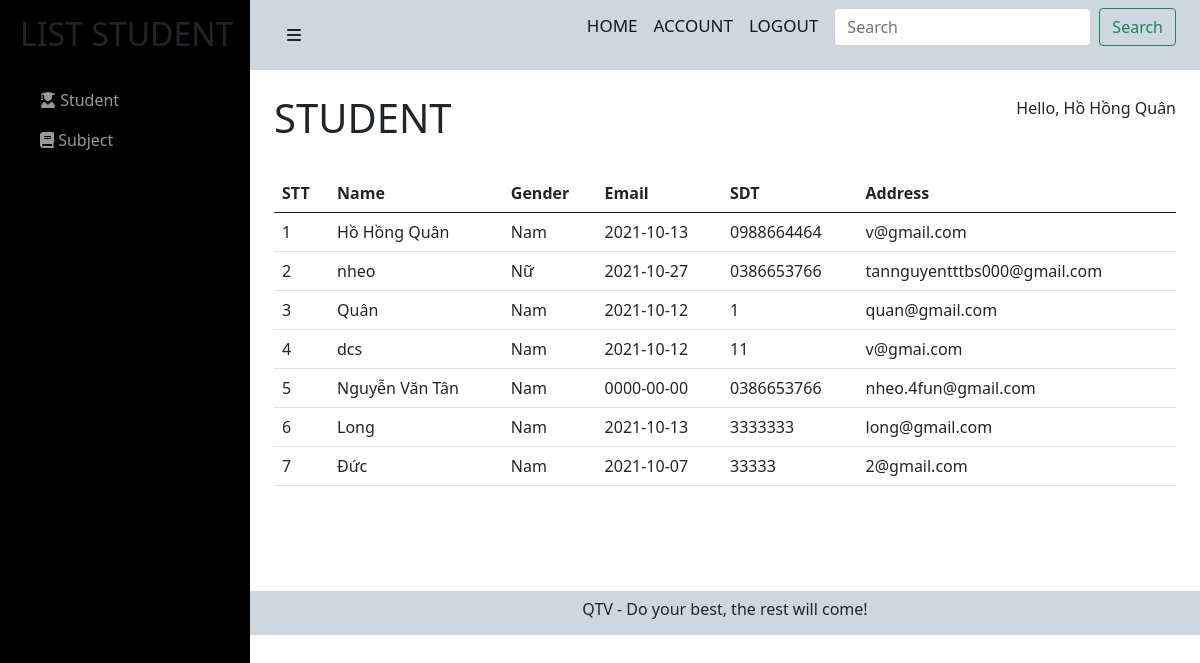
/admin/student/student.php (signed in), run on an earlier commit of the app's database.
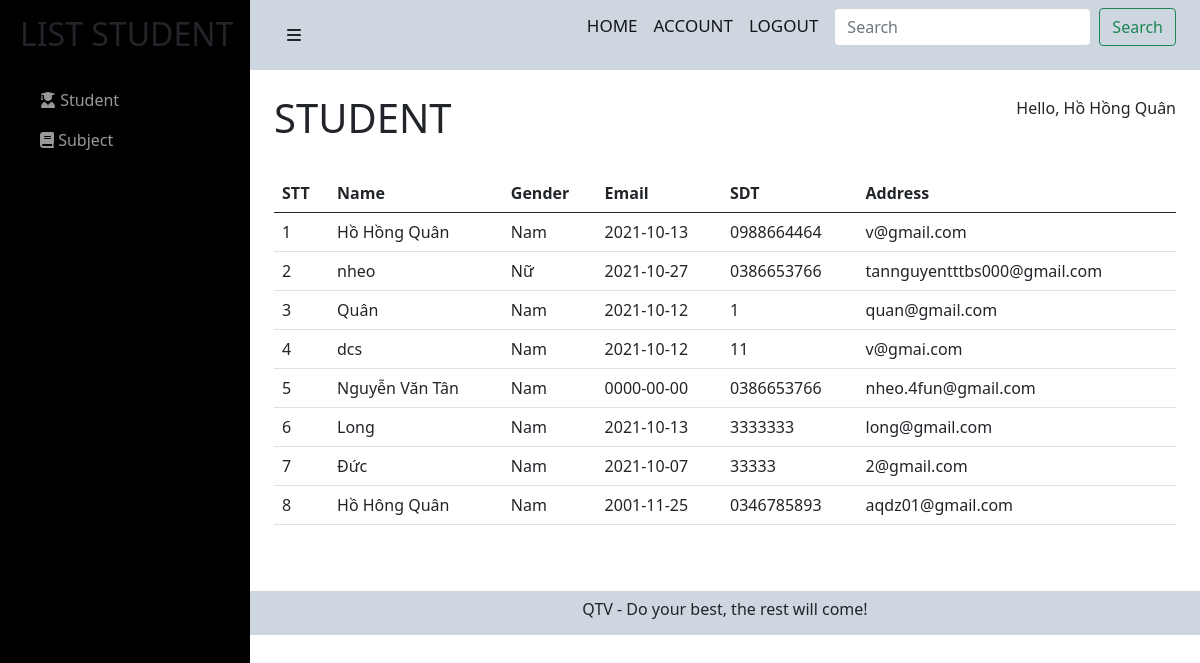
And on a later commit of the database.
### tables this page shows
CREATE TABLE `users` (
  `user_id` int(11) NOT NULL,
  `user_name` varchar(255) NOT NULL,
  `user_avatar` varchar(255) DEFAULT NULL,
  `user_gioitinh` tinyint(4) NOT NULL,
  `user_birthday` date NOT NULL,
  `user_phone` varchar(255) NOT NULL,
  `user_email` varchar(255) NOT NULL,
  `user_pass` varchar(255) NOT NULL,
  `user_level` int(11) NOT NULL,
  `status` tinyint(4) NOT NULL,
  `code` varchar(255) NOT NULL,
  `code_forgot` varchar(255) NOT NULL
);

### admin/student/student.php (the view, shortened to what this page needs)
<?php include('../../config/config.php');
?>
<link href="https://cdn.jsdelivr.net/npm/bootstrap@5.0.2/dist/css/bootstrap.min.css" rel="stylesheet">
<link rel="stylesheet" href="https://cdnjs.cloudflare.com/ajax/libs/font-awesome/6.0.0-beta2/css/all.min.css" />
<link rel="stylesheet" href="../../css/teacher-admin.css">
<div id="wrapper">
    <div id="sidebar-wrapper">
        <ul class="sidebar-nav">
        <li class="sidebar-brand">
                <h2>LIST STUDENT</h2>
            </li>
            <li>
                <a href="student.php"><i class="fas fa-user-graduate"></i>  Student</a>
            </li>
            <li>
                <a href="subject.php"><i class="fas fa-book"></i> Subject</a>
            </li>
        </ul>
    </div>
    <div id="page-content-wrapper">
        <div class="container-fluid">
            <div class="row">
                <div class="col-lg-12">
                    <nav class="navbar navbar-light">
                        <div class="container-fluid">
                            <a href="#menu-toggle" class="btn btn-default" id="menu-toggle"><i class="fas fa-bars"></i></a>
                            <form class="d-flex">
                                <a href="" class="navbar-brand">HOME</a>
                                <a href="./myprofile.php" class="navbar-brand">ACCOUNT</a>
                                <a href="../../login/logout.php" class="navbar-brand">LOGOUT</a>
                                <input class="form-control me-2" type="search" placeholder="Search" aria-label="Search">
                                <button class="btn btn-outline-success" type="submit">Search</button>
                            </form>
                        </div>
                    </nav>
                    <div class="container">
                        <br>
                        <div class="header-page">
                        <h1 class="page-title">STUDENT</h1>
                            <?php
                            if(isset($_SESSION['display-username']))
                            {
                                        echo $_SESSION['display-username'];
                            }
                            ?>
                            </div>
                        <br>
                        <table class="table">
                            <thead>
                                <tr>
                                    <th scope="col">STT</th>
                                    <th scope="col">Name</th>
                                    <th scope="col">Gender</th>
                                    <th scope="col">Email</th>
                                    <th scope="col">SDT</th>
                                    <th scope="col">Address</th>
                                </tr>
                            </thead>
                            <tbody>
                                <?php
                                $sql = "SELECT * from users where user_level = 0";
                                $res = mysqli_query($conn, $sql);
                                $sn = 1;
                                if ($res == true) {
                                    while ($row = mysqli_fetch_assoc($res)) {
                                        $user_gioitinh = $row['user_gioitinh'];
                                ?>
                                        <tr>
                                            <td><?php echo $sn++ ?></td>
                                            <td><?php echo $row['user_name']; ?></td>
                                            <td>
                                                <?php if ($user_gioitinh == 1) {
                                                    echo 'Nam';
                                                }
                                                if ($user_gioitinh == 0) {
                                                    echo 'Nữ';
                                                }
                                                ?>
                                            </td>
                                            <td><?php echo $row['user_birthday']; ?></td>
                                            <td><?php echo $row['user_phone']; ?></td>
                                            <td><?php echo $row['user_email']; ?></td>
                                        </tr>
                                <?php
                                    }
                                }
                                ?>
                            </tbody>
                        </table>
                    </div>
                </div>
            </div>
        </div>
        <footer>
            <p class="ftr text-center">
                QTV - Do your best, the rest will come!
            </p>
        </footer>
    </div>
</div>

What changed in the data, as far as the page shows it:
now on this page (row edited): users: user_name "Hồ Hông Quân", user_gioitinh "Nam", user_birthday "2001-11-25", user_phone "0346785893", user_email "aqdz01@gmail.com"
